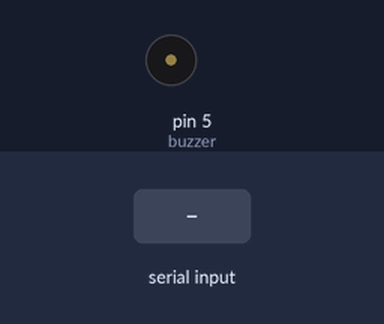
Recording of a sketch running on a simulated Arduino Uno, built with avr-gcc and run on an emulated ATmega328P. On the bench: buzzer (waves = sounding, pin HIGH). The test bench sets the inputs (shaded band).

Above: at 1.2 s.
1.3 s: "a" received over Serial
At 2.1 s:
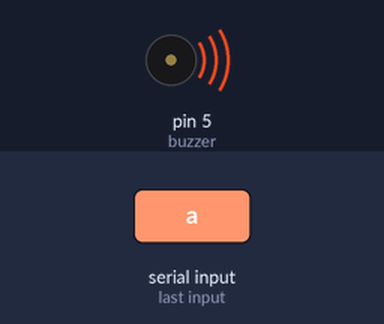
Timing chart, 0 to 4.3 s (numbered marks = the images above; inputs shaded):
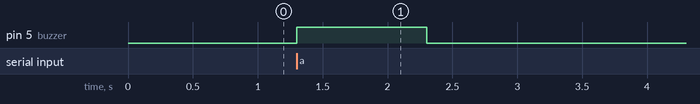

Measured:
- after the input at 1.3 s, pin 5 (buzzer): LOW → HIGH at once, → LOW 1.0 s later

The sketch:

Alarme.ino.ino
```cpp
int incomingByte = 0;   // for incoming serial data
int buzzer = 5;
void setup()
{
  Serial.begin(9600); // // opens serial port, sets data rate to 9600 bps

  pinMode(buzzer, OUTPUT);
}

void loop()
{ digitalWrite(buzzer, LOW);    // turn the LED off by making the voltage LOW

  if (Serial.available() > 0) {
    // read the incoming byte:
    incomingByte = Serial.read();//not using this

   if(incomingByte=='a'){
   digitalWrite(buzzer, HIGH);   // turn the LED on (HIGH is the voltage level)
   delay(1000);
   digitalWrite(buzzer, LOW);
   }
}
}
```
